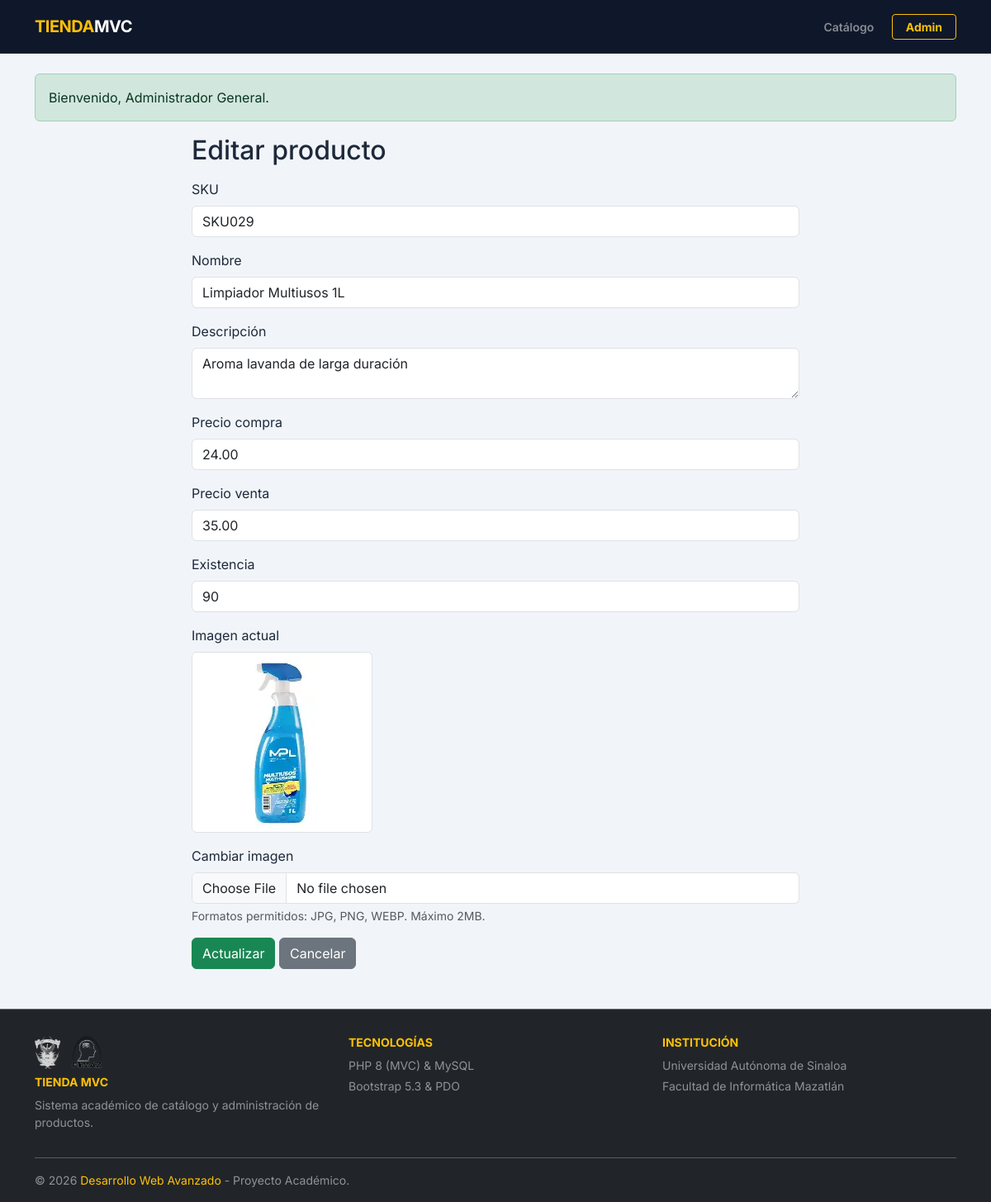
Page /productos/edit/36 (signed in) on the committed database.
### tables this page shows
CREATE TABLE `productos` (
  `id` int NOT NULL,
  `sku` varchar(50) NOT NULL,
  `nombre` varchar(100) NOT NULL,
  `descripcion` text NOT NULL,
  `precio_compra` decimal(10,2) NOT NULL,
  `precio_venta` decimal(10,2) NOT NULL,
  `existencia` int NOT NULL,
  `imagen` varchar(255) DEFAULT NULL,
  `created_at` timestamp NOT NULL DEFAULT CURRENT_TIMESTAMP,
  `updated_at` timestamp NOT NULL DEFAULT CURRENT_TIMESTAMP ON UPDATE CURRENT_TIMESTAMP
);

### controllers/ProductoController.php (called while the page is built, shortened)
<?php
class ProductoController
{
    private ProductoModel $productoModel;
    public function __construct()
    {
        $this->productoModel = new ProductoModel();
    }
     public function edit(): void
     {
         $id = (int)($_GET['id'] ?? 0);
         $producto = $this->productoModel->obtenerPorId($id);
         require_once __DIR__ . '/../views/productos/edit.php';
     }
}

### config/Autoload.php (called while the page is built, shortened)
<?php
spl_autoload_register(function ($class) {
    $baseDir = __DIR__ . '/../';
    $class = str_replace('\\', '/', $class);
    $parts = explode('/', $class);
    if (!empty($parts)) {
    $parts[0] = strtolower($parts[0]);
    }
    $file = $baseDir . implode('/', $parts) . '.php';
});

### config/Database.php (called while the page is built, shortened)
<?php
class Database {
    private string $host = 'localhost';
    private string $dbName = 'tienda_mvc';
    private string $username = 'root';
    private string $password = '';
    private string $charset = 'utf8mb4';
    public function connect() : PDO {
        try {
        $dsn = "mysql:host={$this->host};dbname={$this->dbName};charset={$this->charset}";
        $pdo = new PDO($dsn, $this->username, $this->password);
        $pdo->setAttribute(PDO::ATTR_ERRMODE, PDO::ERRMODE_EXCEPTION);
        $pdo->setAttribute(PDO::ATTR_DEFAULT_FETCH_MODE, PDO::FETCH_ASSOC);
        return $pdo;
        } catch(PDOException $e) {
            die('Error de conexión con la base de datos.');
        }
    }
}

### models/ProductoModel.php (called while the page is built, shortened)
<?php
class ProductoModel {
    private PDO $conexion;
    public function __construct()
    {
        $db = new Database();
        $this->conexion = $db->connect();
    }
    public function obtenerPorId(int $id) : ?array {
        try {
            $sql = 'SELECT * FROM productos WHERE id = :id LIMIT 1';
            $stmt = $this->conexion->prepare($sql);
            $stmt->bindParam(':id', $id, PDO::PARAM_INT);
            $stmt->execute();
            $producto = $stmt->fetch();
            return $producto ?: null;
        }   catch (PDOException $e) {
            return null;
        }
    }
}

### views/productos/edit.php (the view, shortened to what this page needs)
<?php require_once __DIR__ . '/../layouts/header.php'; ?>
<div class="row justify-content-center">
    <div class="col-12 col-lg-8">
        <h2 class="mb-3">Editar producto</h2>
        <form action="<?= BASE_URL ?>/productos/update" method="POST" enctype="multipart/form-data">
            <div class="mb-3">
                <label class="form-label">SKU</label>
                <input type="text" name="sku" class="form-control" value="<?= htmlspecialchars($producto['sku']); ?>" required>
            </div>
            <div class="mb-3">
                <label class="form-label">Nombre</label>
                <input type="text" name="nombre" class="form-control" value="<?= htmlspecialchars($producto['nombre']); ?>" required>
            </div>
            <div class="mb-3">
                <label class="form-label">Descripción</label>
                <textarea name="descripcion" class="form-control" required><?= htmlspecialchars($producto['descripcion']); ?></textarea>
            </div>
            <div class="mb-3">
                <label class="form-label">Precio compra</label>
                <input type="number" step="0.01" name="precio_compra" class="form-control" value="<?= htmlspecialchars((string)$producto['precio_compra']); ?>" required>
            </div>
            <div class="mb-3">
                <label class="form-label">Precio venta</label>
                <input type="number" step="0.01" name="precio_venta" class="form-control" value="<?= htmlspecialchars((string)$producto['precio_venta']); ?>" required>
            </div>
            <div class="mb-3">
                <label class="form-label">Existencia</label>
                <input type="number" name="existencia" class="form-control" value="<?= (int)$producto['existencia']; ?>" required>
            </div>
            <?php if (!empty($producto['imagen'])): ?>
                <div class="mb-3">
                    <label class="form-label">Imagen actual</label><br>
                    <img src="<?= BASE_URL ?>/uploads/<?= htmlspecialchars($producto['imagen']); ?>"
                         alt="Imagen del producto" class="img-thumbnail producto-preview-img">
                </div>
            <?php endif; ?>
            <div class="mb-3">
                <label class="form-label">Cambiar imagen</label>
                <input type="file" name="imagen" class="form-control" accept="image/*">
                <div class="form-text">Formatos permitidos: JPG, PNG, WEBP. Máximo 2MB.</div>
            </div>
            <button type="submit" class="btn btn-success">Actualizar</button>
            <a href="<?= BASE_URL ?>/productos" class="btn btn-secondary">Cancelar</a>
        </form>
    </div>
</div>
<?php require_once __DIR__ . '/../layouts/footer.php'; ?>

### views/layouts/header.php (style rules this page uses)
:root { --primary-color: #334155; --accent-color: #64748b; --success-color: #10b981; --bg-body: #f1f5f9; }
html, body { height: 100%; font-family: 'Inter', sans-serif; background-color: var(--bg-body); color: #1e293b; }
body { display: flex; flex-direction: column; }

### rows in the picture
productos: sku "SKU029", nombre "Limpiador Multiusos 1L", descripcion "Aroma lavanda de larga duración", precio_compra "24.00", precio_venta "35.00", existencia "90", imagen (picture)

### other values in the picture
$_SESSION['success'] "Bienvenido, Administrador General."
